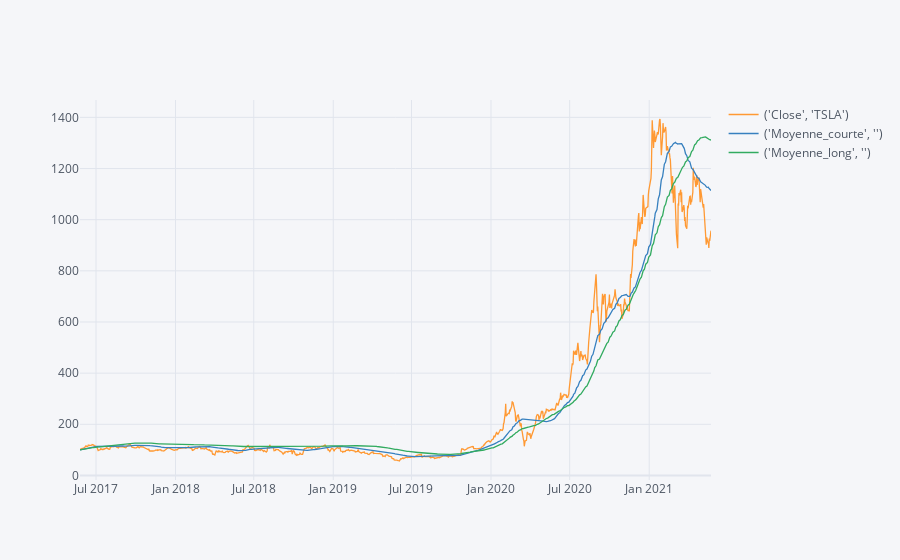

The cell this chart's notebook holds for it:
### Code cell
df[['Close','Moyenne_courte','Moyenne_long']].normalize().iplot(kind='lines')

### Figure 1 — Plotly figure (JSON) as saved in the notebook; plotly's stock layout.template omitted (floating-point values rounded to 4 significant figures; data arrays with more than 128 entries replaced by an {"elided": "..."} marker saying what was removed)
{"data": [{"line": {"color": "rgba(255, 153, 51, 1.0)", "dash": "solid", "shape": "linear", "width": 1.3}, "mode": "lines", "name": "('Close', 'TSLA')", "text": "", "type": "scatter", "x": {"elided": "1003 str values"}, "y": {"elided": "1003 float values"}}, {"line": {"color": "rgba(55, 128, 191, 1.0)", "dash": "solid", "shape": "linear", "width": 1.3}, "mode": "lines", "name": "('Moyenne_courte', '')", "text": "", "type": "scatter", "x": {"elided": "1003 str values"}, "y": {"elided": "1003 float values"}}, {"line": {"color": "rgba(50, 171, 96, 1.0)", "dash": "solid", "shape": "linear", "width": 1.3}, "mode": "lines", "name": "('Moyenne_long', '')", "text": "", "type": "scatter", "x": {"elided": "1003 str values"}, "y": {"elided": "1003 float values"}}], "layout": {"legend": {"bgcolor": "#F5F6F9", "font": {"color": "#4D5663"}}, "paper_bgcolor": "#F5F6F9", "plot_bgcolor": "#F5F6F9", "title": {"font": {"color": "#4D5663"}}, "xaxis": {"gridcolor": "#E1E5ED", "showgrid": true, "tickfont": {"color": "#4D5663"}, "title": {"font": {"color": "#4D5663"}, "text": ""}, "zerolinecolor": "#E1E5ED"}, "yaxis": {"gridcolor": "#E1E5ED", "showgrid": true, "tickfont": {"color": "#4D5663"}, "title": {"font": {"color": "#4D5663"}, "text": ""}, "zerolinecolor": "#E1E5ED"}}}
